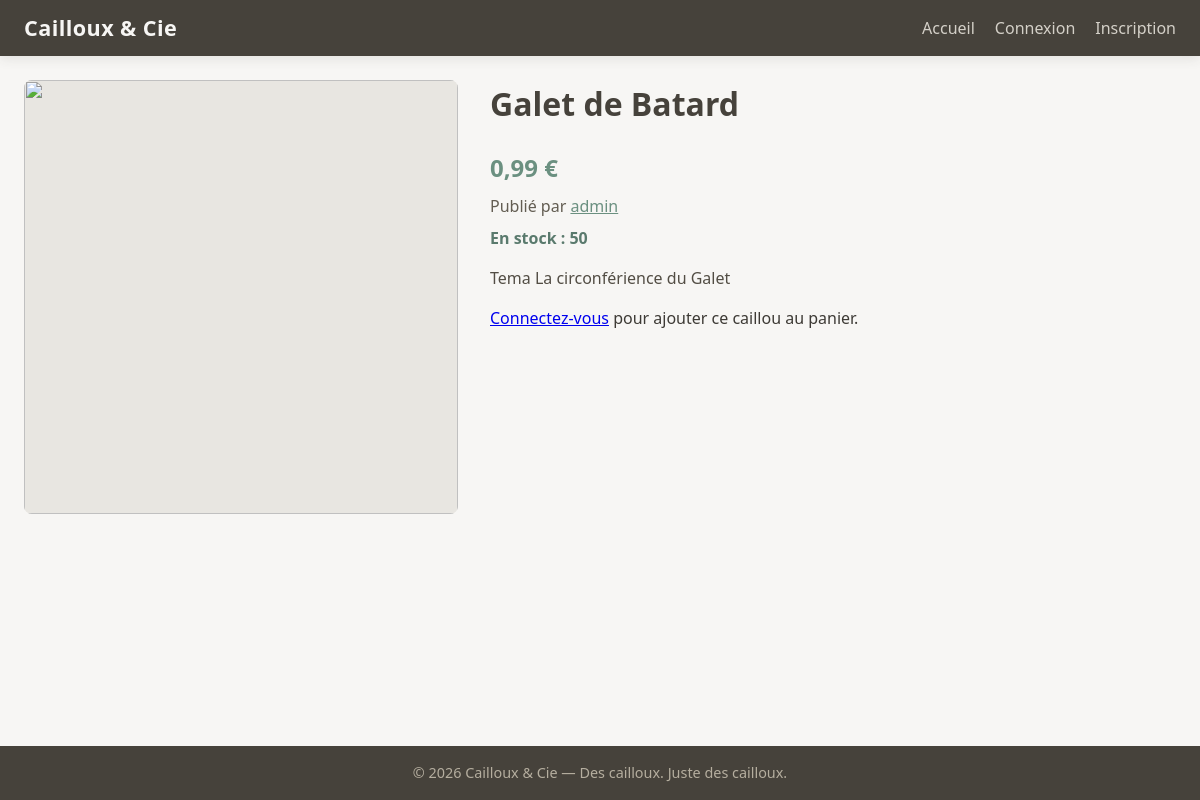
Screenshot of /detail.php?id=1 with the database file from the repository.
### tables this page shows
CREATE TABLE IF NOT EXISTS `article` (
  `id` INT UNSIGNED NOT NULL AUTO_INCREMENT,
  `name` VARCHAR(255) NOT NULL,
  `description` TEXT NOT NULL,
  `price` DECIMAL(10,2) NOT NULL,
  `publication_date` DATETIME NOT NULL DEFAULT CURRENT_TIMESTAMP,
  `author_id` INT UNSIGNED NOT NULL,
  `image_link` VARCHAR(255) DEFAULT NULL,
  PRIMARY KEY (`id`),
  KEY `author_id` (`author_id`),
  KEY `publication_date` (`publication_date`),
  CONSTRAINT `article_author_fk` FOREIGN KEY (`author_id`) REFERENCES `user` (`id`) ON DELETE CASCADE
);

CREATE TABLE IF NOT EXISTS `user` (
  `id` INT UNSIGNED NOT NULL AUTO_INCREMENT,
  `username` VARCHAR(80) NOT NULL,
  `password` VARCHAR(255) NOT NULL,
  `email` VARCHAR(255) NOT NULL,
  `balance` DECIMAL(10,2) NOT NULL DEFAULT 0.00,
  `profile_photo` VARCHAR(255) DEFAULT NULL,
  `role` ENUM('user', 'admin') NOT NULL DEFAULT 'user',
  `created_at` DATETIME NOT NULL DEFAULT CURRENT_TIMESTAMP,
  PRIMARY KEY (`id`),
  UNIQUE KEY `username` (`username`),
  UNIQUE KEY `email` (`email`)
);

CREATE TABLE IF NOT EXISTS `stock` (
  `id` INT UNSIGNED NOT NULL AUTO_INCREMENT,
  `article_id` INT UNSIGNED NOT NULL,
  `quantity` INT UNSIGNED NOT NULL DEFAULT 0,
  PRIMARY KEY (`id`),
  UNIQUE KEY `article_id` (`article_id`),
  CONSTRAINT `stock_article_fk` FOREIGN KEY (`article_id`) REFERENCES `article` (`id`) ON DELETE CASCADE
);

### config/auth.php (called while the page is built, shortened)
<?php
function current_user_id() {
    return $_SESSION['user_id'] ?? null;
}

### detail.php (the view, shortened to what this page needs)
<?php
require_once __DIR__ . '/includes/init.php';
$id = (int) ($_GET['id'] ?? 0);
$stmt = $mysqli->prepare("
    SELECT a.id, a.name, a.description, a.price, a.image_link, a.publication_date, a.author_id, u.username
    FROM article a
    JOIN user u ON u.id = a.author_id
    WHERE a.id = ?
");
$stmt->bind_param('i', $id);
$stmt->execute();
$article = $stmt->get_result()->fetch_assoc();
$stmt = $mysqli->prepare("SELECT quantity FROM stock WHERE article_id = ?");
$stmt->bind_param('i', $id);
$stmt->execute();
$stockRow = $stmt->get_result()->fetch_assoc();
$stock = $stockRow ? (int) $stockRow['quantity'] : 0;
require_once __DIR__ . '/includes/header.php';
?>
<div class="page-detail">
    <div class="detail-layout">
        <div class="detail-media">
            <?php if (!empty($article['image_link'])): ?>
                <?php
                    $img_src = $article['image_link'];
                    if (strpos($img_src, 'http') !== 0 && strpos($img_src, '/') !== 0) {
                        $img_src = BASE . '/' . $img_src;
                    }
                ?>
                <img src="<?= htmlspecialchars($img_src) ?>" alt="">
            <?php else: ?>
                <div class="detail-placeholder">🪨</div>
            <?php endif; ?>
        </div>
        <div class="detail-info">
            <h1><?= htmlspecialchars($article['name']) ?></h1>
            <p class="detail-price"><?= number_format($article['price'], 2, ',', ' ') ?> €</p>
            <p class="detail-meta">Publié par <a href="<?= BASE ?>/account.php?user=<?= (int)$article['author_id'] ?>"><?= htmlspecialchars($article['username']) ?></a></p>
            <?php if ($stock !== 0): ?>
                <p class="stock">En stock : <?= $stock ?></p>
            <?php else: ?>
                <p class="stock out">Rupture de stock</p>
            <?php endif; ?>
            <div class="detail-desc"><?= nl2br(htmlspecialchars($article['description'])) ?></div>
            <?php if (current_user_id()): ?>
                <?php if ($stock > 0): ?>
                    <form method="post" class="detail-cart-form">
                        <input type="hidden" name="action" value="add_cart">
                        <label>Quantité</label>
                        <input type="number" name="quantity" min="1" max="<?= $stock ?>" value="1">
                        <button type="submit" class="btn btn-primary">Ajouter au panier</button>
                    </form>
                <?php endif; ?>
                <?php
                $uid = current_user_id();
                $is_author = ($article['author_id'] == $uid) || is_admin();
                if ($is_author): ?>
                    <form method="post" action="<?= BASE ?>/edit.php" class="detail-edit-form">
                        <input type="hidden" name="article_id" value="<?= (int)$article['id'] ?>">
                        <button type="submit" class="btn btn-outline">Modifier / Supprimer</button>
                    </form>
                <?php endif; ?>
            <?php else: ?>
                <p><a href="<?= BASE ?>/login.php">Connectez-vous</a> pour ajouter ce caillou au panier.</p>
            <?php endif; ?>
        </div>
    </div>
</div>
<?php require_once __DIR__ . '/includes/footer.php'; ?>

### assets/css/style.css (style rules this page uses)
:root { --stone-50: #f7f6f4; --stone-100: #e8e6e1; --stone-200: #d4d0c8; --stone-300: #b5ae9f; --stone-400: #948b78; --stone-500: #7a7162; --stone-600: #635d52; --stone-700: #524d44; --stone-800: #46423b; --stone-900: #3d3a35; --accent: #6b9080; --accent-hover: #5a7a6d; --danger: #c25b56; --success: #5a7a6d; --radius: 8px; --shadow: 0 2px 12px rgba(61, 58, 53, 0.12); --font: 'Segoe UI', system-ui, -apple-system, sans-serif; }
* { box-sizing: border-box; }
body { margin: 0; font-family: var(--font); background: var(--stone-50); color: var(--stone-900); line-height: 1.5; min-height: 100vh; display: flex; flex-direction: column; }
.page-detail .detail-layout { display: grid; grid-template-columns: 1fr 1fr; gap: 2rem; align-items: start; max-width: 900px; }
.detail-media { aspect-ratio: 1; background: var(--stone-100); border-radius: var(--radius); overflow: hidden; }
.detail-media img { width: 100%; height: 100%; object-fit: cover; }
.detail-info h1 { margin-top: 0; color: var(--stone-800); }
.detail-price { font-size: 1.5rem; font-weight: 700; color: var(--accent); margin: 0.5rem 0; }
.detail-meta { color: var(--stone-600); margin: 0.5rem 0; }
.detail-meta a { color: var(--accent); }
.stock { margin: 0.5rem 0; font-weight: 600; color: var(--success); }
.detail-desc { margin: 1rem 0; color: var(--stone-700); white-space: pre-wrap; }

### rows the page displays
article: name "Galet de Batard", price "0,99", author.username "admin", description "Tema La circonférience du Galet"
stock: quantity "50"

### other values shown
SITE_NAME "Cailloux & Cie"
